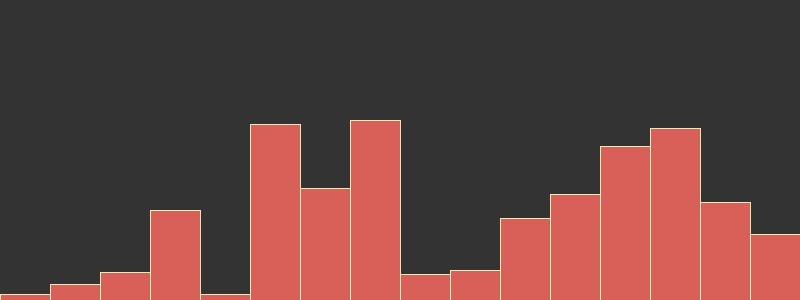
Frame 1 (no input)
Frame 60 (the mouse pressed at the canvas centre just before this capture): identical to frame 1, image omitted
Frame 120 (the mouse held since frame 60 and released just before this capture): identical to frame 1, image omitted

The Processing sketch that drew this single still picture (run headless with seeded random() and noise(); from frame 60 on, the mouse is pressed at the canvas centre):

// Processing sketch: build
// ── build.pde
// array + loop

int num[] = {3,8,14,45,3,88,56,90,13,15,41,53,77,86,49,33};

void settings() {
  size(800, 300);
}

void setup() {
  //
}

void draw() {
  background(#333333);
  stroke(#f7e1c1);
  fill(#d95f59);
  for (int i = 0; i<num.length; i++){
    int multiplier = 2;
    float rw = width / num.length;
    float ypos = height - (num[i] * multiplier);
    rect((rw*i), ypos, rw, (num[i] * multiplier));

  }
}
